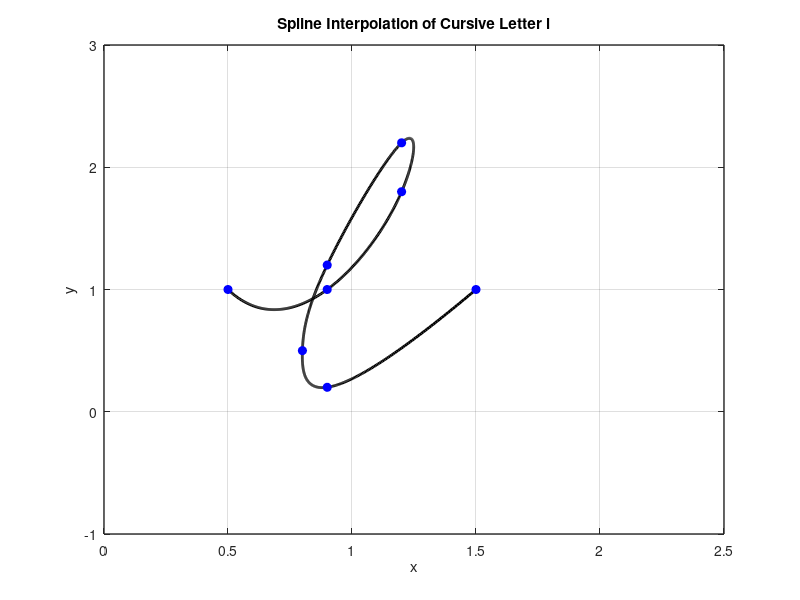

Recreate this plot in MATLAB.
x = [0.5 0.9 1.2 1.2 0.9 0.8 0.9 1.5];
y = [1 1 1.8 2.2 1.2 0.5 0.2 1];

n = length(x);
t = 0:n-1; % Parametric coordinate t
tt = 0:0.01:n-1; % More dense coordinate tt for spline interpolation

% Compute spline interpolation
xx = spline(t, x, tt);
yy = spline(t, y, tt);

% Plot settings
figure(1)
plot(xx, yy, 'k', 'LineWidth', 2) % plot spline
hold on
plot(x, y, 'bo', 'MarkerFaceColor', 'b') % plot data points
axis([0 2.5 -1 3])
grid on
title('Spline Interpolation of Cursive Letter l')
xlabel('x')
ylabel('y')
set(gca, 'FontSize', 10, 'LineWidth', 1)
grid on
